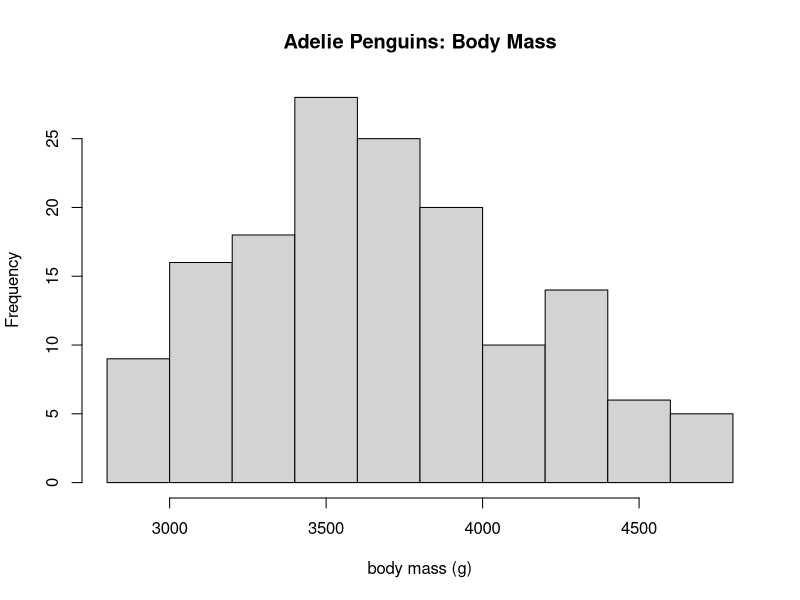
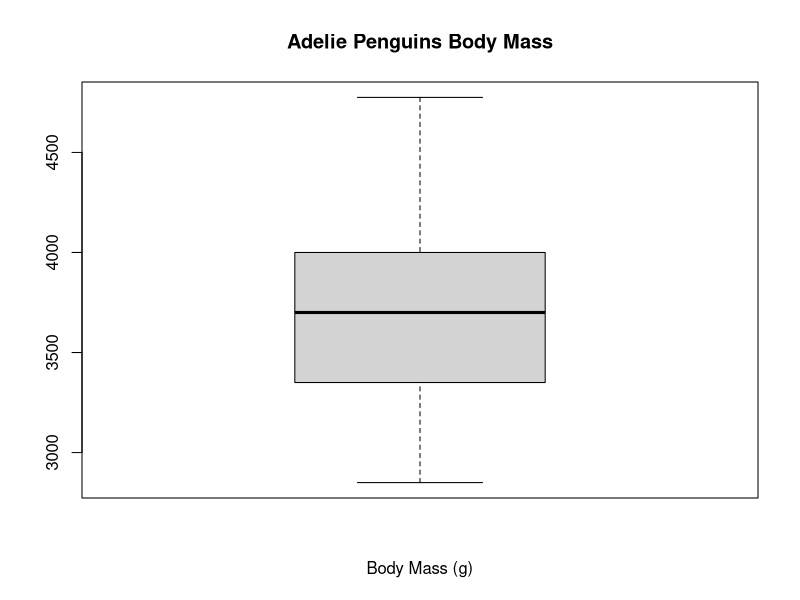

Reproduce these figures in R, in order.
## ---- chunk 1
knitr::opts_chunk$set(echo = TRUE)
## ---- chunk 2
require(palmerpenguins)
dat_ade = droplevels(subset(penguins, species == "Adelie"))
hist(dat_ade$body_mass_g, main = "Adelie Penguins: Body Mass", xlab = "body mass (g)")
boxplot(dat_ade$body_mass_g, main = "Adelie Penguins Body Mass", xlab = "Body Mass (g)")
sex_female = droplevels(subset(dat_ade, sex == "female"))
t.test(sex_female$body_mass_g, mu = 0)
## ---- chunk 3
sex_male = droplevels(subset(dat_ade, sex == "male"))
t.test(sex_male$body_mass_g, mu = 4000, alternative = "greater")
t.test(sex_female$body_mass_g, sex_male$body_mass_g)
t.test(sex_female$body_mass_g, sex_male$body_mass_g, alternative = "less")
